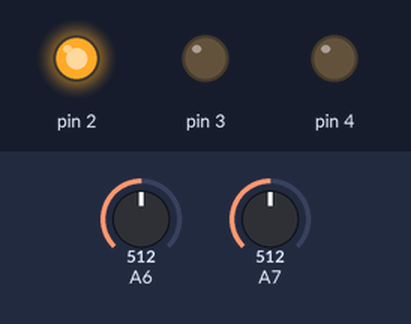
Recording of a sketch running on a simulated Arduino Nano, built with avr-gcc and run on an emulated ATmega328P. On the bench: output pins drawn as LEDs (lit = HIGH). Inputs (shaded band) come from the test bench; at power-on: A6 = 512, A7 = 512.

Above: at 1.2 s.
1.3 s: A6 set to 716
At 2.0 s:
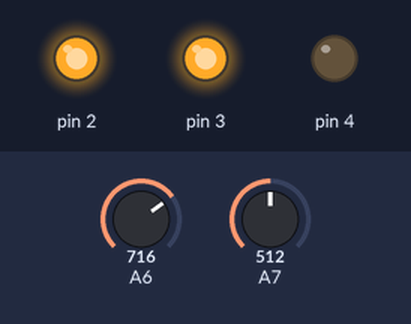
2.8 s: A7 set to 716
At 3.1 s:
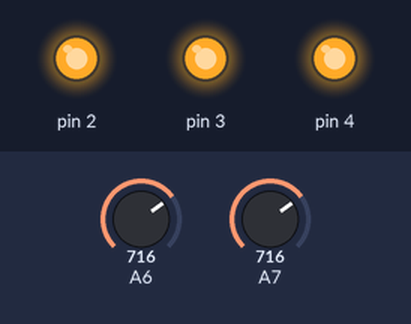
4.3 s: A6 set to 2
5.8 s: A6 set to 0
At 6.6 s:
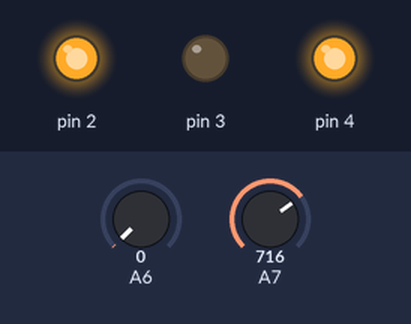
7.3 s: A6 set to 122
At 7.7 s:
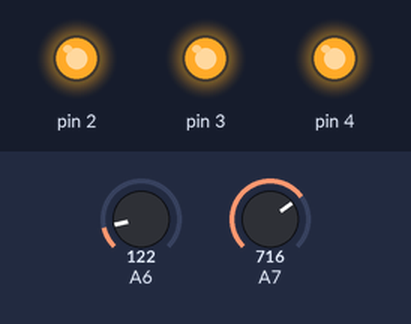
8.8 s: A7 set to 2
10.3 s: A7 set to 0
At 11.2 s:
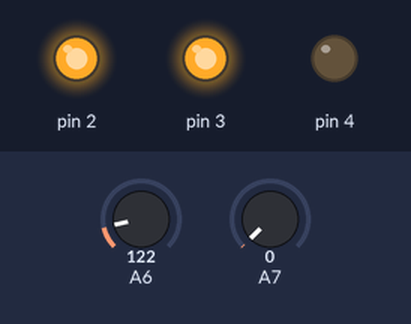
Timing chart, 0 to 12.8 s (numbered marks = the images above; inputs shaded):
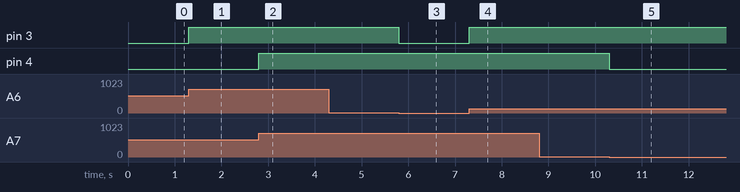

The sketch:

sketch_mar30a.ino
```cpp
void setup() {
  // initialize digital pin 13 as an output.
  pinMode(2, OUTPUT);
  pinMode(3, OUTPUT);
  pinMode(4, OUTPUT);
  digitalWrite(2, HIGH);
}

void loop() {
  digitalWrite(3, analogRead(A6));
  digitalWrite(4, analogRead(A7));
}
```

Measured:
- the behaviour switches between 1 and 0 on A6 (found by bisection; images 2 and 3)
- the behaviour switches between 1 and 0 on A7 (found by bisection; images 4 and 5)
- after the input at 1.3 s, pin 3: LOW → HIGH at once
- after the input at 2.8 s, pin 4: LOW → HIGH at once
- after the input at 4.3 s, every drawn part: stays the same
- after the input at 5.8 s, pin 3: HIGH → LOW at once
- after the input at 7.3 s, pin 3: LOW → HIGH at once
- after the input at 8.8 s, every drawn part: stays the same
- after the input at 10.3 s, pin 4: HIGH → LOW at once
